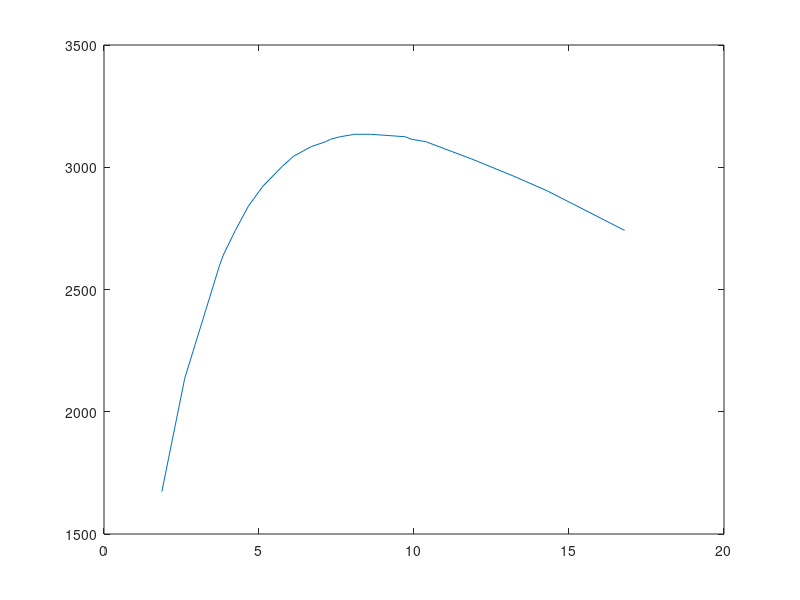

Recreate this plot in MATLAB.
close all;
clear all;

% air_flow_rate = zeros(200,1);
% water_flow_rate = zeros(200,1);
% Qg = 0;
% Qf = 0;
% L = 12.3;
% D = 0.082;
% rho_air = 0.07;
% rho_water = 62.2;
% mu_water = 6e-4;
% g = 32.176;
% Area=3.14*(D^2)/4;
% alpha = 0.4;
% 
% i = 1;
% temp = 0;
% for j = 0.01 : 0.01 : 20
%     Qg = j;
%     for k = 0.001 : 0.001 : 200
%         Qf = k;
%         
%         vf = Qf/(rho_water*Area);
%         Re = vf*rho_water*D/mu_water;
%         
%         f = 64/Re;
%         
%         s=1.2+0.2*(Qg/Qf)+0.35*sqrt(g*D)/vf;
%         
%         k_factor = 4*f*L/D;
%         
%         LHS = alpha-(1/(1+(Qg/(Qf*s))));
%         RHS = (vf^2/(2*g*L))*((k_factor+1)+((k_factor+2)*(Qg/Qf)));
%         
%         if (abs(LHS-RHS) < 0.0005)
%             temp = Qf;
%             break;
%         end
%     end
%     water_flow_rate(i) = temp;
%     air_flow_rate(i) = Qg;
%     
%     i = i + 1;
% end
% plot(air_flow_rate, water_flow_rate);
% dlmwrite('stenning_water_s0_4.txt', water_flow_rate, 'delimiter', '\n');
%--------------------------------------------------------------------------

air_flow_rate = zeros(24,1);
water_flow_rate = zeros(24,1);

rho_water_SI = 1000; % SI
rho_air_SI = 1.225; % SI
CUBIC_METER_TO_CUBIC_FEET = 35.31; % conversion factor
air_flow_kph = dlmread('air_standard.txt', '\n'); % in kgph
disp(size(air_flow_kph))
amfr = air_flow_kph / 3600 ; % in kgps
avfr_SI = amfr / rho_air_SI ; % vfr in SI
avfr = avfr_SI * CUBIC_METER_TO_CUBIC_FEET ; % Imperial units

% Following are in Imperial Units
Qg = 0;
Qf = 0; 
L = 12.3;
D = 0.083;
alpha = 0.67; % dimensionless
mu_water = 1.423e-5;
g = 32.176;
Area=3.14*(D^2)/4;
rho_air = 0.07;
rho_water = 62.2;

i = 1;
temp = 0;
for j = 1 : 24
    Qg = avfr(j);
    for k = 0.01 : 0.0001 : 100
        Qf = k;
%         ------------------------        
%         vf = Qf./(rho_water.*Area);
%         Re = vf.*rho_water.*D./mu_water;
%         
%         f = 64./Re;
%         
%         s = 1.2+0.2.*(Qg./Qf)+0.35.*sqrt(g.*D)./vf;
%         k_factor = 4.*f.*L./D;
%         LHS = alpha-(1./(1+(Qg./(Qf.*s))));
%         RHS = (vf.^2/(2.*g.*L)).*((k_factor+1)+((k_factor+2).*(Qg./Qf)));
%         ------------------------

%         vf = Qf/(rho_water*Area);
        vf = Qf/Area;
        Re = vf*rho_water*D/mu_water;
        
        f = 64/Re;
        
        s = 1.2+0.2*(Qg/Qf)+0.35*sqrt(g*D)/vf;
        
        k_factor = 4*f*L/D;
        
        LHS = alpha-(1/(1+(Qg/(Qf*s))));
        RHS = (vf^2/(2*g*L))*((k_factor+1)+((k_factor+2)*(Qg/Qf)));

        
        if (abs(LHS-RHS) < 0.001)
            temp = Qf;
            break;
        end
    end
    
     water_flow_rate(i) = temp;
     air_flow_rate(i) = Qg;
     i = i + 1;
end
% plot(avfr, water_flow_rate);
% plot(avfr);

% -------- Convert water flow rate to mass flow rate in kgps ----------

wvfr_SI = water_flow_rate * 0.028; % cubic feet/s to cubic meter/s
wmfr = wvfr_SI * rho_water_SI;
water_standard = wmfr * 3600; % in kgps

plot(air_flow_kph, water_standard);
dlmwrite('stenning_water_standard.txt', water_standard, 'delimiter', '\n');